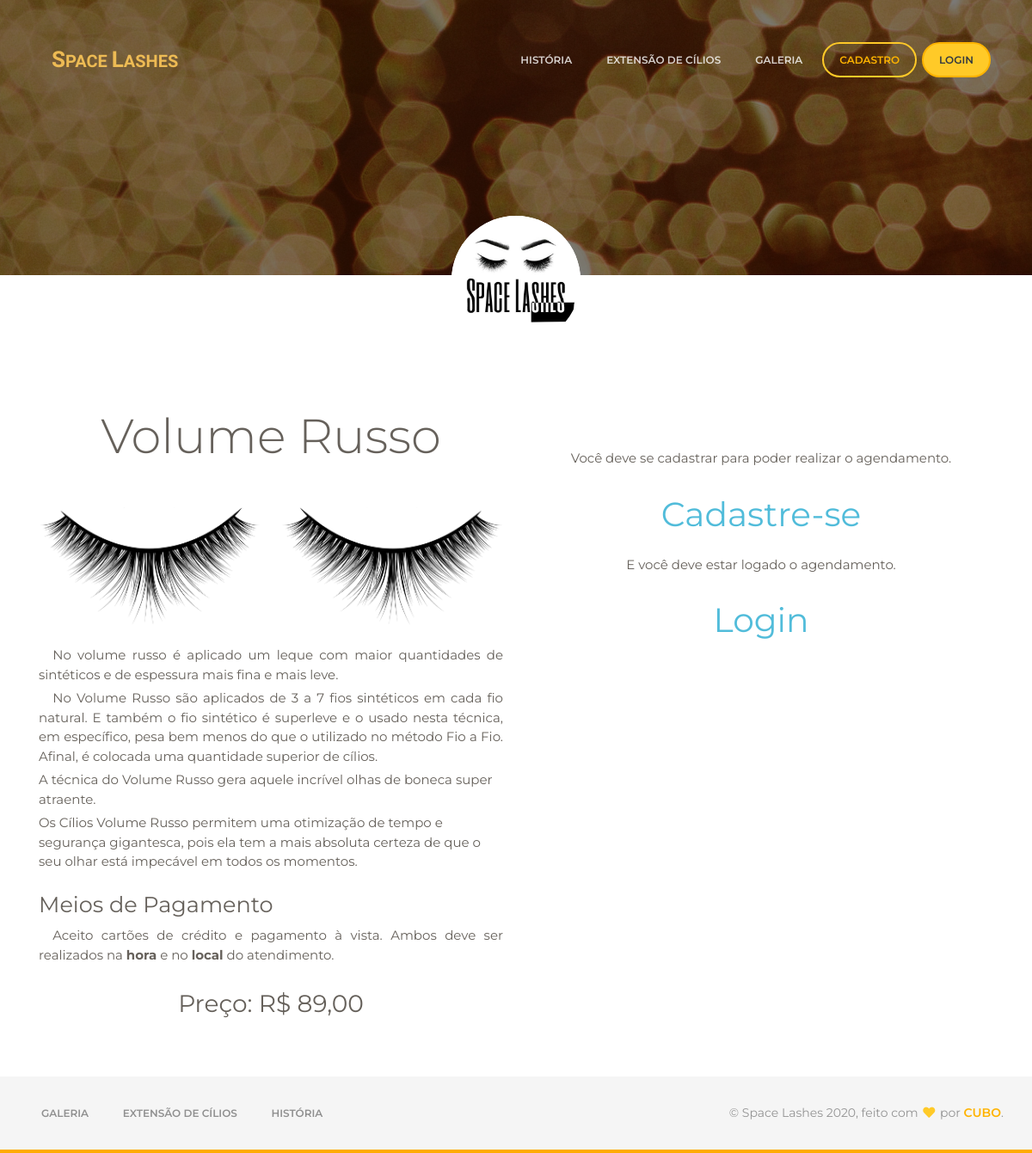
Screenshot of /index.php/pages/servico/8 with the database file from the repository.
### tables this page shows
CREATE TABLE `services` (
  `service_id` int(11) NOT NULL,
  `service_name` varchar(128) NOT NULL,
  `service_img` varchar(128) NOT NULL,
  `service_description` text NOT NULL,
  `service_details` text NOT NULL,
  `service_price` varchar(9) NOT NULL
);

### application/controllers/Pages.php (called while the page is built, shortened)
<?php
class Pages extends CI_Controller{
public function __construct(){
	$this->load->library(['ion_auth', 'form_validation']);
}
	public function servico($id)
	{
		$this->load->view('template/header');
        $this->load->model('UsuarioModel', 'model');
		if ($this->ion_auth->logged_in()){
			$data['user_img'] = $this->ion_auth->user()->row()->user_img;
		}else{
			$data['user_img'] = '';
		}
        $data['etiqueta'] = $this->model->gera_botao($data['user_img']);
        $this->load->view('template/navbar', $data);
        $this->load->view('template/intro2');
		$dado['calendar'] = $this->model->calendar();
		$this->load->model('ServiceModel','servico');
		$dado['service'] = $this->servico->ler($id);
		if ($this->ion_auth->logged_in()){
			redirect('pages/services/'.$id, 'refresh');
		}else{
			$this->load->view('extra/datepicker', $dado);
		}
		$this->load->view('template/footer');
		$this->load->view('template/scripts');
	}
}

### index.php (called while the page is built, shortened)
<?php
require_once BASEPATH.'core/CodeIgniter.php';

### application/libraries/util/CI_Object.php (called while the page is built, shortened)
<?php
class CI_Object {
    public function __get($key) {
        return get_instance()->$key;
    }
}

### application/libraries/Service.php (called while the page is built)
<?php
include_once APPPATH.'libraries/util/CI_Object.php';
class Service extends CI_Object{
    public function service_data($service_id){
        $cond = array('service_id' => $service_id);
        $rs = $this->db->get_where('services', $cond);
        return $rs->row_array();
    }
}

### application/models/ServiceModel.php (called while the page is built, shortened)
<?php
include_once APPPATH.'libraries/Service.php';
class ServiceModel extends CI_Model {
    public function ler($service_id){
		$servico = new Service();
		return $servico->service_data($service_id);
	  }
}

### application/views/extra/datepicker.php (the view)
<div class="container">
    <div class="owner">
        <div class="avatar">
          <img src="<?= base_url('public/assets/img/logotipo.jpeg'); ?>" alt="Circle Image" class="img-circle img-no-padding img-responsive">
        </div>
    </div>
  <div class="row">
       <div class="col-md-6">
          <h3 class="display-4 mt-5 mb-5 text-center"><?= $service["service_name"]; ?></h3>
          <div class="text-center mb-4">
            <img src="<?= base_url($service["service_img"]); ?>" class="img-fluid" />
          </div>
          <p class="justificado"><?= $service["service_description"]; ?></p>
          <p class="justificado"><?= $service["service_details"]; ?></p>
          <h3 class="mb-2">Meios de Pagamento</h3>
          <p class="justificado">Aceito cartões de crédito e pagamento à vista. Ambos deve ser realizados na <b>hora</b> e no <b>local</b> do atendimento.</p>
          <div class="mt-4 mb-5 text-center">
              <p class="preco"><span class="valor">Preço: </span><?= $service["service_price"]; ?></p>
          </div>
       </div>
       <div class="col-md-6 text-center pt-5 mt-5 pb-5 mb-5">
        <?= $calendar ?>
       </div>
  </div>
</div>

### rows the page displays
services: service_name "Volume Russo", service_img (picture), service_description "No volume russo é aplicado um leque com maior quantidades de sintéticos e de espessura mais fina e mais leve.", service_details "No Volume Russo são aplicados de 3 a 7 fios sintéticos em cada fio natural. E também o fio sintético é superleve e o usado nesta técnica, em específico, pesa bem menos do que o utilizado no método Fio a Fio. Afinal, é colocada uma quantidade superior de cílios. A técnica do Volume Russo gera aquele incrível olhas de boneca super atraente. Os Cílios Volume Russo permitem uma otimização de tempo e segurança gigantesca, pois ela tem a mais absoluta certeza de que o seu olhar está impecável em todos os momentos.", service_price "R$ 89,00"
